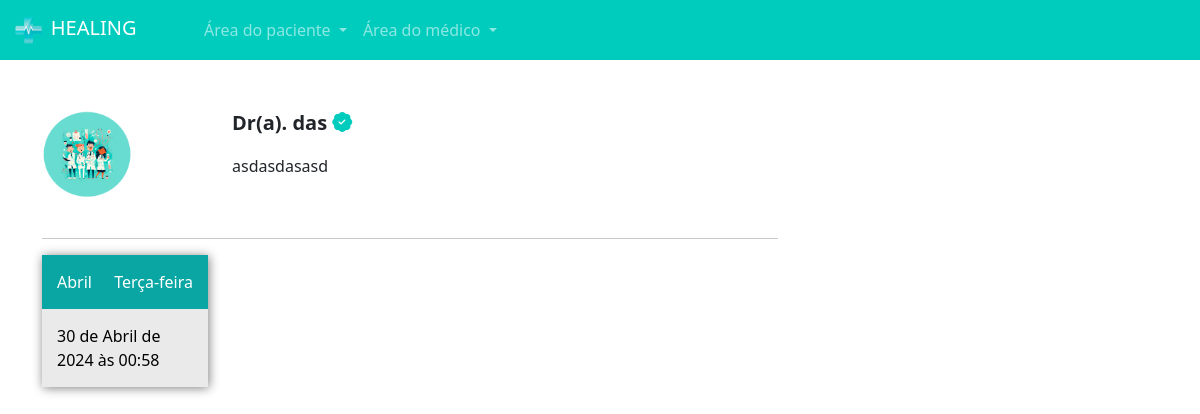
Page /pacientes/escolher_horario/1 (signed in) on the committed database.
### medico/models.py (models this page shows, shortened)
class DadosMedico(models.Model):
    crm = models.CharField(max_length=30)
    nome = models.CharField(max_length=100)
    cep = models.CharField(max_length=15)
    rua = models.CharField(max_length=100)
    bairro = models.CharField(max_length=100)
    numero = models.IntegerField()
    rg = models.ImageField(upload_to="rgs")
    cedula_identidade_medica = models.ImageField(upload_to='cim')
    foto = models.ImageField(upload_to="fotos_perfil")
    user = models.ForeignKey(User, on_delete=models.DO_NOTHING)
    descricao = models.TextField(null=True, blank=True)
    especialidade = models.ForeignKey(Especialidades, on_delete=models.DO_NOTHING, null=True, blank=True)
    valor_consulta = models.FloatField(default=100)

class DatasAbertas(models.Model):
    data = models.DateTimeField()
    user = models.ForeignKey(User, on_delete= models.DO_NOTHING,)
    agendado= models.BooleanField(default=False)

### paciente/views.py (the view)
# urls.py: path('escolher_horario/<int:id_dados_medicos>', views.escolher_horario, name= "escolher_horario"),
def escolher_horario(request, id_dados_medicos):
    if request.method == "GET":
        medico = DadosMedico.objects.get(id=id_dados_medicos)
        datas_abertas = DatasAbertas.objects.filter(user= medico.user).filter(data__gte= datetime.now()).filter(agendado=False)
        return render(request, 'escolher_horario.html', {'medico': medico, 'datas_abertas': datas_abertas,'is_medico':is_medico(request.user)})

### medico/models.py (called while the page is built)
def is_medico(user):
    return DadosMedico.objects.filter(user=user).exists()

### paciente/templates/escolher_horario.html (shortened to what this page needs)
{% extends "base.html" %}
{% load static %}
{% block 'head' %}
<link rel="stylesheet" href="{% static 'medicos/css/abrir_horario.css' %}" />
<link rel="stylesheet" href="{% static 'usuarios/css/usuarios.css' %}" />
<link rel="stylesheet" href="{% static 'medicos/css/cadastro_medico.css' %}" />
<link rel="stylesheet" href="{% static 'pacientes/css/home.css' %}" />
<link
  rel="stylesheet"
  href="https://cdn.jsdelivr.net/npm/bootstrap-icons@1.11.3/font/bootstrap-icons.min.css"
/>
{% endblock 'head' %}
{% block 'body' %}
{% include "partials/navbar.html" %}
<div class="container">
  <br /><br />
  <div class="row">
    <div class="col-md-8">
      <div class="row">
        <div class="col-md-3">
          <img src="{{medico.foto.url}}" class="foto-perfil-card" alt="" />
        </div>
        <div class="col-md">
          <p style="font-size: 20px" class="p-bold">
            Dr(a). {{medico.nome}} <i class="bi bi-patch-check-fill icon-main"></i>
          </p>
          <p>{{medico.descricao}}</p>
        </div>
      </div>
      <br />
      <hr />
      <div class="row">
        {% for data_aberta in datas_abertas%}
        <div class="col-md-3">
          <a class="link" href="{% url 'agendar_horario' data_aberta.id %}">
            <div class="selecionar-dia">
              <div class="header-dias">
                <span class="mes"> {{data_aberta.data|date:"F"}} </span>
                <span class="dia-semana"> {{data_aberta.data|date:"l"}} </span>
              </div>
              <div class="conteudo-data">{{data_aberta.data}}</div>
            </div>
          </a>
          <br />
        </div>
        {% endfor %}
      </div>
    </div>
    <div class="col-md-4"></div>
  </div>
</div>
{% endblock 'body' %}

### templates/static/geral/css/base.css (style rules this page uses)
:root { --main-color: #00ccbe; --dark-color: #09a6a3; --contrast-color: #ffd686; }
.p-bold { font-weight: bold; }

### templates/static/pacientes/css/home.css (style rules this page uses)
.foto-perfil-card { width: 90px; height: 90px; border-radius: 45px; }
.icon-main { color: var(--main-color); }
.link { text-decoration: none; }
.selecionar-dia { width: 100%; background-color: #EAEAEA; box-shadow: 1px 1px 10px gray; }
.header-dias { background-color: var(--dark-color); padding: 15px; color: white; text-decoration: none; }
.dia-semana { float: right; }
.conteudo-data { padding: 15px; color: black; }

### rows in the picture
DadosMedico: foto (picture), nome "das", descricao "asdasdasasd"
DatasAbertas: data "Abril", data "Terça-feira", data "30 de Abril de 2024 às 00:58"
